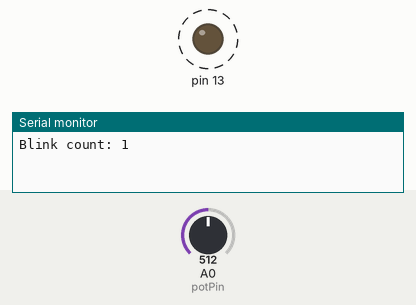
Recording of a sketch running on a simulated Arduino Uno, built with avr-gcc and run on an emulated ATmega328P. Shown: output pins drawn as LEDs (lit = HIGH), the last lines printed to the serial monitor. Dashed ring = blinking. The inputs (shaded band) are chosen by the test bench; at power-on: A0 (potPin) = 512.

Above: at 1.9 s.
2.0 s: A0 (potPin) set to 122
At 2.71 s:
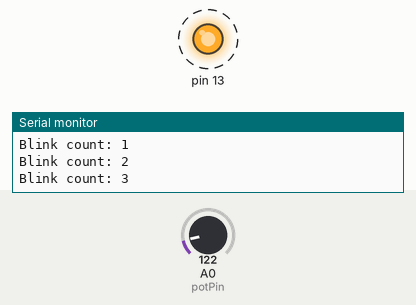
5.5 s: A0 (potPin) set to 0
At 5.76 s:
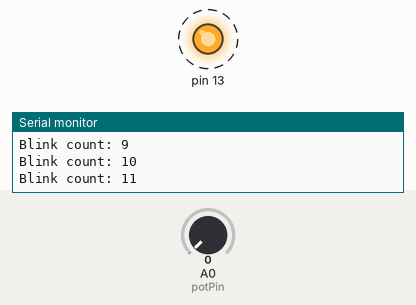
Timing chart, 0 to 15.0 s (numbered marks = the images above; inputs shaded):
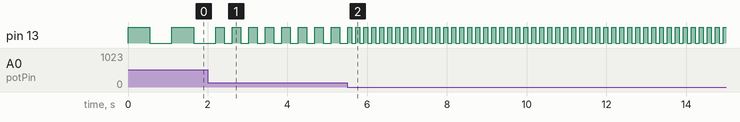

The sketch:

led_blink.ino
```cpp
/*
Author: Samridh Sapolia
Date: 01-07-2026
Description: LED Blink with potentiometer speed control and serial blink counter.
*/

int potPin = A0;
int blinkCount = 0;

void setup() {
  pinMode(13, OUTPUT);
  Serial.begin(9600);
}

void loop() {

  int sensorValue = analogRead(potPin);

  int blinkDelay = map(sensorValue, 0, 1023, 100, 1000);

  digitalWrite(13, HIGH);
  delay(blinkDelay);

  digitalWrite(13, LOW);
  delay(blinkDelay);

  blinkCount++;

  Serial.print("Blink count: ");
  Serial.println(blinkCount);
}
```

Measured:
- after the input at 2.0 s, pin 13: alternates HIGH for 0.21 s and LOW for 0.21 s, starting after 0.41 s
- after the input at 5.5 s, pin 13: alternates HIGH for 0.10 s and LOW for 0.10 s, starting after 0.12 s
- by itself, pin 13: alternates HIGH for 0.55 s and LOW for 0.55 s
